Frame 1 (no input): blank canvas, image omitted
Frame 60 (the mouse pressed at the canvas centre just before this capture): blank canvas, image omitted
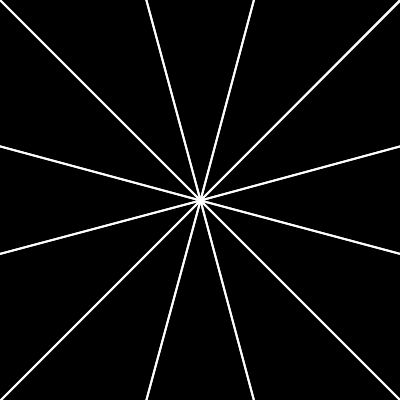
Frame 120 (the mouse held since frame 60 and released just before this capture)

The Processing sketch whose frames 1 and 60 were blank and that drew this single picture after the mouse press (run headless with seeded random() and noise(); from frame 60 on, the mouse is pressed at the canvas centre):

// Processing sketch: TaishoJogi
// ── TaishoJogi.pde
PImage pFrame;

void setup() {
  size(400, 400);

  background(0);
  pFrame=get(0, 0, width, height);
}

void draw() {
  imageMode(CORNER);
  image(pFrame, 0, 0);

  float l=dist(mouseX, mouseY, width/2.0, height/2.0), theta=atan2(mouseY-height/2.0, mouseX-width/2.0);
  float pl=dist(pmouseX, pmouseY, width/2.0, height/2.0), ptheta=atan2(pmouseY-height/2.0, pmouseX-width/2.0);

  if (mousePressed) {
    stroke(-1);
    strokeWeight(2);
    for (int i=0; i<12; i++) {
      line(width/2.0+l*cos(theta+radians(i*30)), height/2.0+l*sin(theta+radians(i*30)), width/2.0+pl*cos(ptheta+radians(i*30)), height/2.0+pl*sin(ptheta+radians(i*30)));
      line(width/2.0+l*cos(-(theta+radians(i*30))), height/2.0+l*sin(-(theta+radians(i*30))), width/2.0+pl*cos(-(ptheta+radians(i*30))), height/2.0+pl*sin(-(ptheta+radians(i*30))));
    }
  }

  pFrame=get(0, 0, width, height);
}
